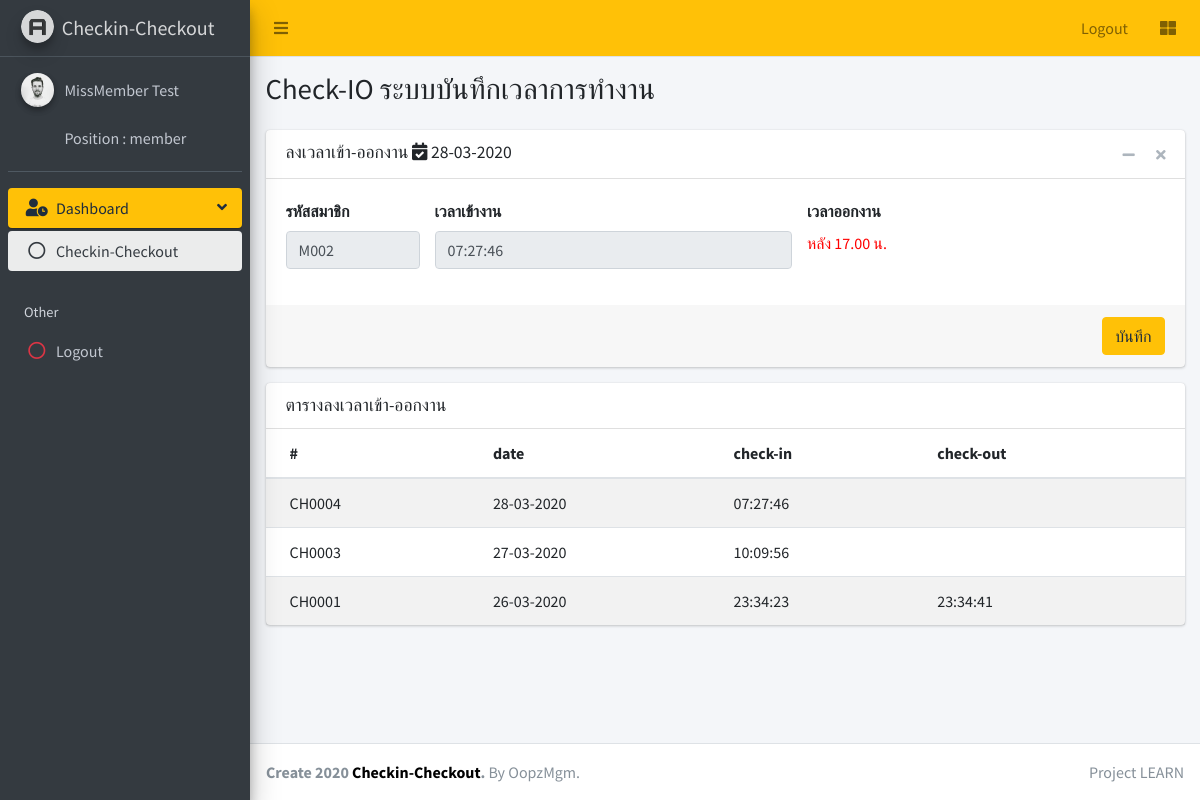
Screenshot of /member.php (signed in) with the database file from the repository.
### tables this page shows
CREATE TABLE `tbl_member` (
  `m_id` int(3) UNSIGNED ZEROFILL NOT NULL,
  `m_username` varchar(50) NOT NULL,
  `m_password` varchar(50) NOT NULL,
  `m_title` varchar(50) NOT NULL,
  `m_firstname` varchar(100) NOT NULL,
  `m_lastname` varchar(100) NOT NULL,
  `m_position` varchar(100) NOT NULL,
  `m_img` varchar(100) NOT NULL,
  `m_phone` varchar(20) NOT NULL,
  `m_email` varchar(50) NOT NULL,
  `m_level` varchar(10) NOT NULL,
  `m_datesave` timestamp NOT NULL DEFAULT current_timestamp() ON UPDATE current_timestamp()
);

CREATE TABLE `tbl_check_io` (
  `check_id` int(4) UNSIGNED ZEROFILL NOT NULL,
  `m_id` int(3) UNSIGNED ZEROFILL NOT NULL,
  `checkdate` date NOT NULL,
  `checkin` time NOT NULL,
  `checkout` time DEFAULT NULL
);

### member.php (the view, shortened to what this page needs)
<?php
include('condb.php');
$m_id = $_SESSION['m_id'];
$queryemp = "SELECT * FROM tbl_member WHERE m_id=$m_id";
$resultm = mysqli_query($condb, $queryemp) or die ("Error in query: $queryemp " . mysqli_error());
$rowm = mysqli_fetch_array($resultm);
$timenow = date('H:i:s');
$datenow = date('Y-m-d');
$querycheckio = "SELECT MAX(checkdate) as lastdate, checkin, checkout FROM tbl_check_io WHERE m_id=$m_id AND checkdate='$datenow' ";
$resultio = mysqli_query($condb, $querycheckio) or die ("Error in query: $querycheckio " . mysqli_error());
$rowio = mysqli_fetch_array($resultio);
?>
<!DOCTYPE html>
<html>
<head>
    <link rel="stylesheet" href="plugins/fontawesome-free/css/all.min.css">
    <link rel="stylesheet" href="https://code.ionicframework.com/ionicons/2.0.1/css/ionicons.min.css">
    <link rel="stylesheet" href="dist/css/adminlte.min.css">
</head>
<body class="hold-transition sidebar-mini layout-boxed">
    <div class="wrapper">
        <nav class="main-header navbar navbar-expand navbar-warning navbar-light">
            <ul class="navbar-nav">
                <li class="nav-item">
                    <a class="nav-link" data-widget="pushmenu" href="#"><i class="fas fa-bars"></i></a>
                </li>
            </ul>
            <ul class="navbar-nav ml-auto">
                <li class="nav-item d-none d-sm-inline-block">
                    <a href="logout.php" class="nav-link">Logout</a>
                </li>
                <li class="nav-item">
                    <a class="nav-link" data-widget="control-sidebar" data-slide="true" href="#">
                        <i class="fas fa-th-large"></i>
                    </a>
                </li>
            </ul>
        </nav>
        <aside class="main-sidebar sidebar-dark-warning elevation-4">
            <a href="index3.html" class="brand-link">
                <img src="dist/img/AdminLTELogo.png" alt="AdminLTE Logo" class="brand-image img-circle elevation-3"
                    style="opacity: .8">
                <span class="brand-text font-weight-light"><b>Checkin-Checkout</b></span>
            </a>
            <div class="sidebar">
                <div class="user-panel mt-3 pb-3 mb-3 d-flex">
                    <div class="image">
                        <img src="m_img/<?php echo $rowm['m_img'];?>" class="img-circle elevation-2" alt="User Image">
                    </div>
                    <div class="info">
                        <a href="#" class="d-block">
                            <?php echo $rowm['m_title'].$rowm['m_firstname']. ' '.$rowm['m_lastname'];?></a>
                        <br>
                        <a href="#" class="d-block"> Position : <?php echo $rowm['m_position'];?></a>
                    </div>
                </div>
                <nav class="mt-2">
                    <ul class="nav nav-pills nav-sidebar flex-column" data-widget="treeview" role="menu"
                        data-accordion="false">
                        <li class="nav-item has-treeview menu-open">
                            <a href="#" class="nav-link active">
                                <i class="nav-icon fas fa-user-clock"></i>
                                <p>
                                    Dashboard
                                    <i class="right fas fa-angle-left"></i>
                                </p>
                            </a>
                            <ul class="nav nav-treeview">
                                <li class="nav-item">
                                    <a href="index.html" class="nav-link active">
                                        <i class="far fa-circle nav-icon"></i>
                                        <p>Checkin-Checkout</p>
                                    </a>
                                </li>
                            </ul>
                        </li>
                        <li class="nav-header">Other</li>
                        <li class="nav-item">
                            <a href="logout.php" class="nav-link">
                                <i class="nav-icon far fa-circle text-danger"></i>
                                <p>Logout</p>
                            </a>
                        </li>
                    </ul>
                </nav>
            </div>
        </aside>
        <div class="content-wrapper">
            <section class="content-header">
                <div class="container-fluid">
                    <div class="row mb-2">
                        <div class="col-sm-6">
                            <h1>Check-IO ระบบบันทึกเวลาการทำงาน</h1>
                        </div>
                    </div>
                </div>
            </section>
            <section class="content">
                <div class="container-fluid">
                    <div class="row">
                        <div class="col-12">
                            <div class="card">
                                <div class="card-header">
                                    <h3 class="card-title">ลงเวลาเข้า-ออกงาน <i class="fas fa-calendar-check"></i>
                                        <?php echo date('d-m-Y');?></h3>
                                    <div class="card-tools">
                                        <button type="button" class="btn btn-tool" data-card-widget="collapse"
                                            data-toggle="tooltip" title="Collapse">
                                            <i class="fas fa-minus"></i></button>
                                        <button type="button" class="btn btn-tool" data-card-widget="remove"
                                            data-toggle="tooltip" title="Remove">
                                            <i class="fas fa-times"></i></button>
                                    </div>
                                </div>
                                <div class="card-body">
                                    <form action="save_db.php" method="post" class="form-horizontal">
                                        <div class="form-group row">
                                            <div class="col col-sm-2">
                                                <label for="m_id">รหัสสมาชิก</label>
                                                <input type="text" class="form-control" name=""
                                                    placeholder="รหัสสมาชิก" value="M<?php echo $rowm['m_id'];?>"
                                                    readonly>
                                            </div>
                                            <div class="col col-sm-5">
                                                <label for="m_id">เวลาเข้างาน</label>
                                                <?php if(isset($rowio['checkin'])){ ?>
                                                <input type="text" class="form-control" name="checkin"
                                                    value="<?php echo $rowio['checkin'];?>" disabled>
                                                <?php }else{ ?>
                                                <input type="text" class="form-control" name="checkin"
                                                    value="<?php echo date('H:i:s');?>" readonly>
                                                <?php  } ?>
                                            </div>
                                            <div class="col col-sm-5">
                                                <label for="m_id">เวลาออกงาน</label>
                                                <?php
                if($timenow > '17:00:00'){
                if(isset($rowio['checkout'])){ ?>
                                                <input type="text" class="form-control" name="checkout"
                                                    value="<?php echo $rowio['checkout'];?>" disabled>
                                                <?php }else{ ?>
                                                <input type="text" class="form-control" name="checkout"
                                                    value="<?php echo date('H:i:s');?>" readonly>
                                                <?php
                }
                }else{
                echo '<br><font color="red"> หลัง 17.00 น. </font>';
                } ?>
                                            </div>
                                        </div>
                                </div>
                                <div class="card-footer">
                                    <button type="submit" class="btn btn-warning float-right">บันทึก</button>
                                </div>
                            </div>
                            <?php
                              $querylist = "SELECT * FROM tbl_check_io WHERE m_id = $m_id ORDER BY checkdate DESC";
                              $resultlist = mysqli_query($condb, $querylist)  or die("Error:" . mysqli_error($querylist));
                              echo "
                              <div class='card'>
                              <div class='card-header'>
                                <h3 class='card-title'>ตารางลงเวลาเข้า-ออกงาน</h3>
                              </div>
                              <div class='card-body p-0'>
                              <table class='table table-striped'>
                              <thead>
                                <tr>
                                  <th>#</th>
                                  <th>date</th>
                                  <th>check-in</th>
                                  <th>check-out</th>
                                </tr>
                                </thead>
                                ";
                                foreach ($resultlist as $value) {
                                echo "<tr>";
                                  echo "<td>".'CH'.$value["check_id"] ."</td>";
                                  echo "<td>" .date('d-m-Y', strtotime($value["checkdate"])).  "</td> ";
                                  echo "<td>" .$value["checkin"] .  "</td> ";
                                  echo "<td>" .$value["checkout"] .  "</td> ";
                                echo "</tr>";
                                }
                              echo '</table>';
                            ?>
                        </div>
                    </div>
                </div>
        </div>
        </section>
    </div>
    <footer class="main-footer">
        <div class="float-right d-none d-sm-inline">
            Project LEARN
        </div>
        <strong>Create 2020 <a href="#" style="color:black">Checkin-Checkout</a>.</strong> By OopzMgm.
    </footer>
    </div>
</body>
</html>

### rows the page displays
tbl_member: m_img (picture), m_title "Miss", m_firstname "Member", m_lastname "Test", m_position "member", m_id "M002"
tbl_check_io: check_id "0004", checkdate "28-03-2020", checkin "07:27:46"
tbl_check_io: check_id "0003", checkdate "27-03-2020", checkin "10:09:56"
tbl_check_io: check_id "0001", checkdate "26-03-2020", checkin "23:34:23", checkout "23:34:41"
